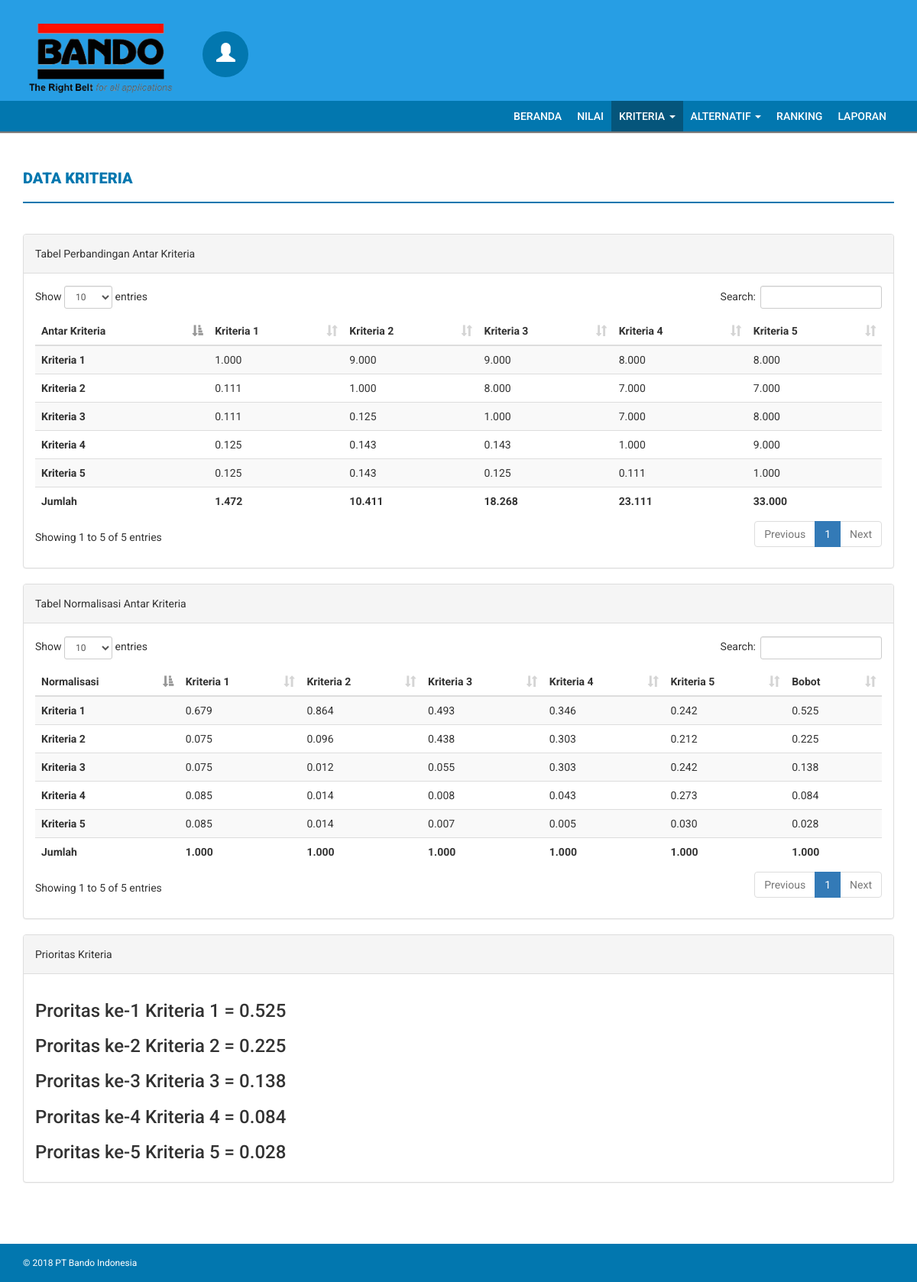
/index.php/kriteria/table_analisa_kriteria, run on the app's committed database.
### tables this page shows
CREATE TABLE `kriteria` (
  `id_kriteria` varchar(6) NOT NULL,
  `nama_kriteria` varchar(25) NOT NULL,
  `deskripsi` varchar(50) NOT NULL,
  `jumlah_kriteria` double NOT NULL,
  `bobot_kriteria` float NOT NULL
);

CREATE TABLE `analisa_kriteria` (
  `id_analisa_kriteria` int(11) NOT NULL,
  `kriteria_id_pertama` varchar(6) NOT NULL,
  `kriteria_id_kedua` varchar(6) NOT NULL,
  `nilai_analisa_kriteria` double NOT NULL,
  `hasil_analisa_kriteria` double NOT NULL,
  `kasus_id` varchar(6) NOT NULL
);

### application/controllers/Kriteria.php (called while the page is built, shortened)
<?php
class Kriteria extends CI_Controller {
	public function __construct(){
		$this->load->model('KriteriaModel');
		$this->load->model('NilaiModel');
		$this->load->model('AnalisaKriteriaModel');
	}
	public function table_analisa_kriteria(){
		$data['title'] = 'Data Kriteria';
		$data['sub_title1'] = 'Tabel Perbandingan Antar Kriteria';
		$data['sub_title2'] = 'Tabel Normalisasi Antar Kriteria';
		$data['sub_title3'] = 'Prioritas Kriteria';
		$kriteria = $this->KriteriaModel;
		$analisa = $this->AnalisaKriteriaModel;
		$data['kriteria'] = $kriteria->get();
		$data['analisa'] = $analisa->get('*',NULL,NULL);
		$this->load->view('layout/header');
		$this->load->view('kriteria/analisa/table',$data);
		$this->load->view('layout/footer');
	}
}

### index.php (called while the page is built, shortened)
<?php
require_once BASEPATH.'core/CodeIgniter.php';

### application/models/KriteriaModel.php (called while the page is built, shortened)
<?php
class KriteriaModel extends CI_Model {
	protected $table = 'kriteria';
	public function get($select = '*',$join = NULL,$limit = NULL)
	{
			$query = $this->db->get($this->table);
			return $query->result();
	}
	public function update($id){
			$this->db->update($this->table, $this, array('id_kriteria' => $id));
	}
	public function selectsum($field){
		$this->db->select_sum($field);
		$query = $this->db->get($this->table);
		return $query->row_array();
	}
}
?>

### application/models/AnalisaKriteriaModel.php (called while the page is built, shortened)
<?php
class AnalisaKriteriaModel extends CI_Model {
	protected $table = 'analisa_kriteria';
	public function get($select = '*',$join = NULL,$limit = NULL)
	{
			$query = $this->db->get($this->table);
			return $query->result();
	}
	public function get1($select = '*',$join = NULL,$limit = NULL)
	{
			$query = $this->db->get($this->table);
			return $query;
	}
	public function selectsum($field){
		$this->db->select_sum($field);
		$query = $this->db->get($this->table);
		return $query->row_array();
	}
	public function selectavg($field){
		$this->db->select_avg($field);
		$query = $this->db->get($this->table);
		return $query->row_array();
	}
	public function update_hasil($kriteria1, $kriteria2){
			$this->db->update($this->table, $this, array('kriteria_id_pertama' => $kriteria1, 'kriteria_id_kedua' => $kriteria2));
	}
}
?>

### application/views/kriteria/analisa/table.php (the view, shortened to what this page needs)
<div class="content-wrapper">
  <div class="container">
    <div class="row">
      <div class="col-md-12">
        <h4 class="page-head-line"><?php echo $title; ?></h4>
      </div>
    </div>
    <div class="row">
      <div class="col-md-12">
        <div class="panel panel-default">
          <div class="panel-heading">
            <?php echo $sub_title1; ?>
          </div>
          <div class="panel-body">
            <table id="example1" class="table table-striped">
              <thead>
                <tr>
                  <th>Antar Kriteria</th>
                  <?php foreach ($kriteria as $row): ?>
                    <th><?php echo $row->nama_kriteria; ?></th>
                  <?php endforeach; ?>
                </tr>
              </thead>
              <tbody>
                <?php
              $model = $this->AnalisaKriteriaModel;
              $i = 1 ;
              foreach ($kriteria as $row) { ?>
                <tr>
                  <th><?php echo $row->nama_kriteria; ?></th>
                  <?php
                  $model->where('kriteria_id_pertama','C'.$i);
                  $x = $model->get();
                  $no = '1';
                  $model1 = $this->AnalisaKriteriaModel;
                  foreach ($x as $row){ ?>
                    <?php
                    $model1->where('kriteria_id_pertama', $row->kriteria_id_pertama);
                    $model1->where('kriteria_id_kedua', 'C'.$no);
                    $data = $model1->get1()->row_array();
                     ?>
                     <td><?php echo number_format($data['nilai_analisa_kriteria'], 3, '.', ','); ?></td>
                  <?php $no++; } ?>
                </tr>
              <?php  $i++; } ?>
              </tbody>
              <tfoot>
              <tr>
                <th>Jumlah</th>
                 <?php
                 $model2 = $this->AnalisaKriteriaModel;
                 foreach ($kriteria as $row){
                   $model2->where('kriteria_id_kedua', $row->id_kriteria);
                   $sum = $model2->selectsum('nilai_analisa_kriteria');
                   ?>
                   <th><?php echo number_format($sum['nilai_analisa_kriteria'], 3, '.', ','); ?></th>
                 <?php } ?>
              </tr>
              </tfoot>
            </table>
          </div>
        </div>
      </div>
      <div class="col-md-12">
        <div class="panel panel-default">
          <div class="panel-heading">
            <?php echo $sub_title2; ?>
          </div>
          <div class="panel-body">
            <table id="example1" class="table table-striped">
              <thead>
                <tr>
                  <th>Normalisasi</th>
                  <?php foreach ($kriteria as $row): ?>
                    <th><?php echo $row->nama_kriteria; ?></th>
                  <?php endforeach; ?>
                  <th>Bobot</th>
                </tr>
              </thead>
              <tbody>
                <?php
              $model = $this->AnalisaKriteriaModel;
              $i = 1 ;
              foreach ($kriteria as $row) { ?>
                <tr>
                  <th><?php echo $row->nama_kriteria; ?></th>
                  <?php
                  $model->where('kriteria_id_pertama','C'.$i);
                  $x = $model->get();
                  $no = '1';
                  $model1 = $this->AnalisaKriteriaModel;
                  foreach ($x as $row1){ ?>
                    <?php
                    $model1->where('kriteria_id_pertama', $row1->kriteria_id_pertama);
                    $model1->where('kriteria_id_kedua', 'C'.$no);
                    $data = $model1->get1()->row_array();
                    $model3 = $this->AnalisaKriteriaModel;
                    $model3->where('kriteria_id_kedua', 'C'.$no);
                    $sum1 = $model3->selectsum('nilai_analisa_kriteria');
                     ?>
                     <td>
                       <?php
                        $result_normalisasi = $data['nilai_analisa_kriteria']/$sum1['nilai_analisa_kriteria'];
                       echo number_format($result_normalisasi, 3, '.', ',') ;
                       ?>
                     </td>
                  <?php $no++; } ?>
                  <td>
                    <?php
                    $model4 = $this->AnalisaKriteriaModel;
                    $model4->where('kriteria_id_pertama', $row->id_kriteria);
                    $avg = $model4->selectavg('hasil_analisa_kriteria');
                    $hasil_avg = number_format($avg['hasil_analisa_kriteria'], 3, '.', ',');
                    echo $hasil_avg;
                     ?>
                  </td>
                </tr>
              <?php  $i++; } ?>
              </tbody>
              <tfoot>
              <tr>
                <th>Jumlah</th>
                 <?php
                 $model2 = $this->AnalisaKriteriaModel;
                 foreach ($kriteria as $row){
                   $model2->where('kriteria_id_kedua', $row->id_kriteria);
                   $sum = $model2->selectsum('nilai_analisa_kriteria');
                   ?>
                   <th><?php echo number_format($sum['nilai_analisa_kriteria']/$sum['nilai_analisa_kriteria'], 3, '.', ','); ?></th>
                 <?php } ?>
                 <?php
                 $model8 = $this->KriteriaModel;
                 $bobot = $model8->selectsum('bobot_kriteria');
                  ?>
                  <th><?php echo number_format(round($bobot['bobot_kriteria']), 3, '.', ','); ?></th>
              </tr>
              </tfoot>
            </table>
          </div>
        </div>
      </div>
      <div class="col-md-12">
        <div class="panel panel-default">
          <div class="panel-heading">
            <?php echo $sub_title3; ?>
          </div>
          <div class="panel-body">
            <?php
            $model7 = $this->KriteriaModel;
            $result_prioritas = $model7->get();
            $no = 1;
            foreach ($result_prioritas as $row){ ?>
              <h3>Proritas ke-<?php echo $no.' '.$row->nama_kriteria.' = '.$row->bobot_kriteria; ?></h3>
             <?php $no++; } ?>
          </div>
        </div>
      </div>
    </div>
  </div>
</div>

### public/css/style.css (style rules this page uses)
body { font-family: 'Roboto', sans-serif; line-height: 30px; }
.content-wrapper { margin-top: 40px; min-height: 600px; padding-bottom: 60px; }
.page-head-line { font-weight: 900; padding-bottom: 20px; border-bottom: 2px solid #F0677C; text-transform: uppercase; color: #F0677C; font-size: 20px; margin-bottom: 40px; }

### public/css/custom.css (style rules this page uses)
.page-head-line { font-weight: 900; padding-bottom: 20px; border-bottom: 2px solid #0277af; text-transform: uppercase; color: #0277af; font-size: 20px; margin-bottom: 40px; }

### data on the page
kriteria: nama_kriteria "Kriteria 1", nilai_analisa_kriteria "1.472", hasil_avg "0.525", nilai_analisa_kriteria "1.000", bobot_kriteria "0.525"
kriteria: nama_kriteria "Kriteria 2", nilai_analisa_kriteria "10.411", hasil_avg "0.225", nilai_analisa_kriteria "1.000", bobot_kriteria "0.225"
kriteria: nama_kriteria "Kriteria 3", nilai_analisa_kriteria "18.268", hasil_avg "0.138", nilai_analisa_kriteria "1.000", bobot_kriteria "0.138"
kriteria: nama_kriteria "Kriteria 4", nilai_analisa_kriteria "23.111", hasil_avg "0.084", nilai_analisa_kriteria "1.000", bobot_kriteria "0.084"
kriteria: nama_kriteria "Kriteria 5", nilai_analisa_kriteria "33.000", hasil_avg "0.028", nilai_analisa_kriteria "1.000", bobot_kriteria "0.028"
analisa_kriteria: analisa_kriteria.nilai_analisa_kriteria "1.000", result_normalisasi "0.679"
analisa_kriteria: analisa_kriteria.nilai_analisa_kriteria "9.000", result_normalisasi "0.864"
analisa_kriteria: analisa_kriteria.nilai_analisa_kriteria "9.000", result_normalisasi "0.493"
analisa_kriteria: analisa_kriteria.nilai_analisa_kriteria "8.000", result_normalisasi "0.346"
analisa_kriteria: analisa_kriteria.nilai_analisa_kriteria "8.000", result_normalisasi "0.242"
analisa_kriteria: analisa_kriteria.nilai_analisa_kriteria "0.111", result_normalisasi "0.075"
analisa_kriteria: analisa_kriteria.nilai_analisa_kriteria "1.000", result_normalisasi "0.096"
analisa_kriteria: analisa_kriteria.nilai_analisa_kriteria "8.000", result_normalisasi "0.438"
analisa_kriteria: analisa_kriteria.nilai_analisa_kriteria "7.000", result_normalisasi "0.303"
analisa_kriteria: analisa_kriteria.nilai_analisa_kriteria "7.000", result_normalisasi "0.212"
analisa_kriteria: analisa_kriteria.nilai_analisa_kriteria "0.111", result_normalisasi "0.075"
analisa_kriteria: analisa_kriteria.nilai_analisa_kriteria "0.125", result_normalisasi "0.012"
analisa_kriteria: analisa_kriteria.nilai_analisa_kriteria "1.000", result_normalisasi "0.055"
analisa_kriteria: analisa_kriteria.nilai_analisa_kriteria "7.000", result_normalisasi "0.303"
analisa_kriteria: analisa_kriteria.nilai_analisa_kriteria "8.000", result_normalisasi "0.242"
analisa_kriteria: analisa_kriteria.nilai_analisa_kriteria "0.125", result_normalisasi "0.085"
analisa_kriteria: analisa_kriteria.nilai_analisa_kriteria "0.143", result_normalisasi "0.014"
analisa_kriteria: analisa_kriteria.nilai_analisa_kriteria "0.143", result_normalisasi "0.008"
analisa_kriteria: analisa_kriteria.nilai_analisa_kriteria "1.000", result_normalisasi "0.043"
analisa_kriteria: analisa_kriteria.nilai_analisa_kriteria "9.000", result_normalisasi "0.273"
analisa_kriteria: nilai_analisa_kriteria "0.125", result_normalisasi "0.085"
analisa_kriteria: nilai_analisa_kriteria "0.143", result_normalisasi "0.014"
analisa_kriteria: nilai_analisa_kriteria "0.125", result_normalisasi "0.007"
analisa_kriteria: nilai_analisa_kriteria "0.111", result_normalisasi "0.005"
analisa_kriteria: nilai_analisa_kriteria "1.000", result_normalisasi "0.030"

### other printed values
$title "DATA KRITERIA"
$sub_title1 "Tabel Perbandingan Antar Kriteria"
$sub_title2 "Tabel Normalisasi Antar Kriteria"
$bobot['bobot_kriteria'] "1.000"
$sub_title3 "Prioritas Kriteria"
